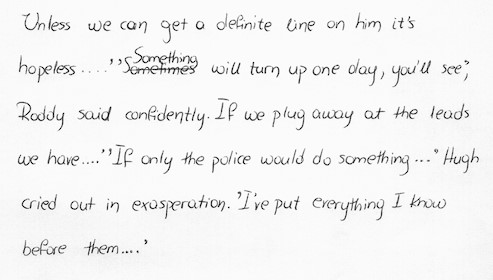
#> input picture Data/non_dyslexic/10.jpg, 493 x 280 px, found by its file name
$ jupyter execute --allow-errors AI-Project.ipynb
#> lines starting #> are read from the running program, lines starting #| are printed output that depends on the picture; after the words box and inside, x2 and y2 are one past the last pixel; in counts of white or black regions, pixels touching at a corner belong together
# IMPORTING ALL THE LIBRARIES

[cell 1]
import cv2
import pytesseract
from pytesseract import Output
import matplotlib.pyplot as plt
from PIL import Image
import import_ipynb
import numpy as np
import os
import glob

# SETTING UP THE PYTESSERACT PATH

[cell 2]
pytesseract.pytesseract.tesseract_cmd = r'C:\Program Files\Tesseract-OCR\tesseract.exe'

# SETTING UP THE DYSLEXIC AND NON DYSLEXIC IMAGE DIRECTORY

[cell 3]
# Directory containing the dyslexic images
image_directory_dyslexic = './data/dyslexic'

# Directory containing the dyslexic images
image_directory_non_dyslexic = './data/non_dyslexic'

# List all image files in the directory
image_files_dy = glob.glob(os.path.join(image_directory_dyslexic, '*.jpg')) + glob.glob(os.path.join(image_directory_dyslexic, '*.png'))
image_files_non_dy = glob.glob(os.path.join(image_directory_non_dyslexic, '*.jpg')) + glob.glob(os.path.join(image_directory_non_dyslexic, '*.png'))

# PRINTING THE FETCHED IMAGES DIR

[cell 4]
print(image_files_dy)

[cell 5]
print(image_files_non_dy)

# Sample Extraction

# Visualizing the image

[cell 6]
image_path = './data/non_dyslexic/10.jpg'
img = Image.open(image_path)
#> img is the input picture: PIL image 493x280 RGB; min 0, max 255, mean 242.5

[cell 7]
# print metadata
print(f"Random image path: {image_path}")
print(f"Image height: {img.height}")
#| Image height: 280
print(f"Image width: {img.width}")
#| Image width: 493
img

[cell 8]
def preprocess_image(image):
    # Convert the image to grayscale
    gray_image = cv2.cvtColor(image, cv2.COLOR_BGR2GRAY)
    # cv2.imshow('Grayscale Image', gray_image)
    # cv2.waitKey(0)
    # cv2.destroyAllWindows()

    # Apply Gaussian blur to reduce noise
    blurred_image = cv2.GaussianBlur(gray_image, (5, 5), 0)
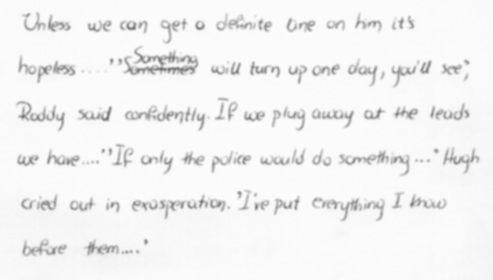
#> blurred_image: shape (280, 493); min 109, max 252, mean 242.5
    # cv2.imshow('Blurred Image', blurred_image)
    # cv2.waitKey(0)
    # cv2.destroyAllWindows()

    # Apply adaptive thresholding to enhance text
    threshold_image = cv2.adaptiveThreshold(blurred_image, 255, cv2.ADAPTIVE_THRESH_GAUSSIAN_C, cv2.THRESH_BINARY, 11, 2)
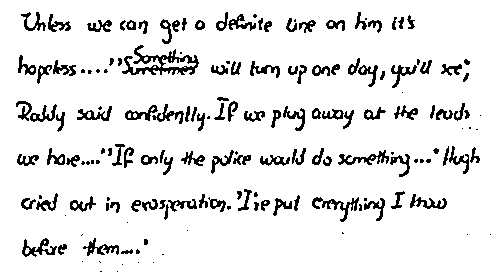
#> threshold_image: shape (280, 493); 90.8% white; black in thin lines or dots, all inside (x1, y1, x2, y2) = (16, 12, 491, 272)
    # cv2.imshow('Threshold Image', threshold_image)
    # cv2.waitKey(0)
    # cv2.destroyAllWindows()

    return gray_image

[cell 9]
image_path = './data/non_dyslexic/10.jpg'

# Load the image
image = cv2.imread(image_path)

# Preprocess the image
preprocessed_image = preprocess_image(image)
# Use pytesseract to perform OCR on the preprocessed image
#> (the rest of this cell did not finish here and is left out)

[cell 10]
from textblob import TextBlob
#> (the rest of this cell did not finish here and is left out)

[cell 11]
# import nltk
# nltk.download('punkt')

[cell 12]
# [74 lines of commented-out code are left out]

[cell 13]
# [12 lines of commented-out code are left out]

# USING DIFFERENT CLASSIFIERS

[cell 14]
import pandas as pd
import numpy as np
from sklearn.metrics import confusion_matrix
import seaborn as sns
from sklearn.tree import DecisionTreeClassifier
from sklearn.ensemble import RandomForestClassifier
import pickle as pkl
import m2cgen

[cell 15]
train_data = pd.read_csv("train.csv")
#> (reads Old Prediction Sytem/train.csv from the repository)
test_data = pd.read_csv("test.csv")
#> (reads Old Prediction Sytem/test.csv from the repository)

[cell 16]
print('Train Data')
train_data.head()

[cell 17]
print('Test Data')
test_data.head()

[cell 18]
df = pd.read_csv('./data/data.csv')
#> (reads Data/data.csv from the repository)
plt.figure(figsize=(6, 4))
plt.plot(df.index, df[' percentage_of_corrections'], marker='o', linestyle='-')
plt.xlabel('Sample Number')
plt.ylabel('Percentage of Corrections')
plt.title('Percentage of Corrections vs Sample Number')
plt.grid(True)
plt.tight_layout()
plt.show()
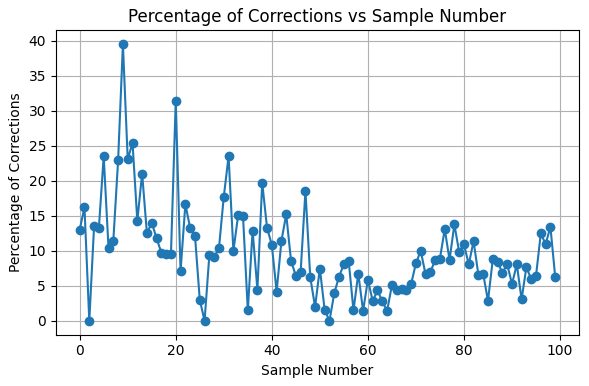
#> figure drawn by matplotlib, 1 panel; curve peaks at x = 9, y = 39.53

[cell 19]
df = pd.read_csv('./data/data.csv')
plt.figure(figsize=(6, 4))
plt.plot(df.index, df['spelling_accuracy'], marker='o', linestyle='-')
plt.xlabel('Sample Number')
plt.ylabel('Spelling Accuracy')
plt.title('Spelling Accuracy vs Sample Number')
plt.grid(True)
plt.tight_layout()
plt.show()
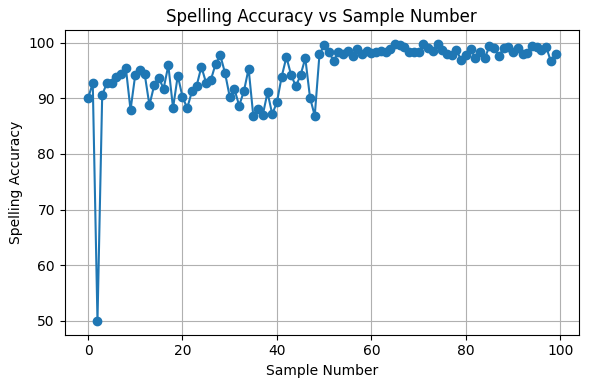
#> figure drawn by matplotlib, 1 panel; curve peaks at x = 71, y = 99.72

[cell 20]
df = pd.read_csv('./data/data.csv')
plt.figure(figsize=(6, 4))
plt.plot(df.index, df['gramatical_accuracy'], marker='o', linestyle='-')
plt.xlabel('Sample Number')
plt.ylabel('Gramatical Accuracy')
plt.title('Gramatical Accuracy vs Sample Number')
plt.grid(True)
plt.tight_layout()
plt.show()
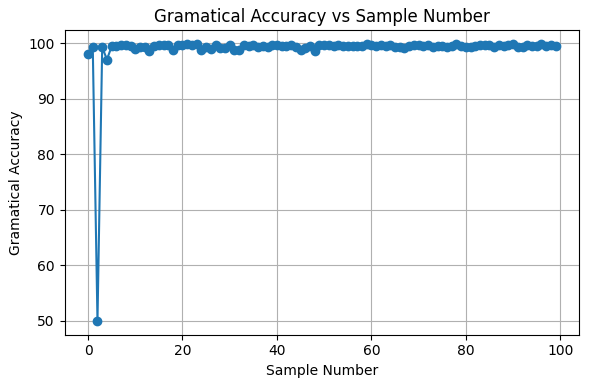
#> figure drawn by matplotlib, 1 panel; curve peaks at x = 21, y = 99.83

[cell 21]
df = pd.read_csv('train.csv')
fig, axes = plt.subplots(nrows=2, ncols=2, figsize=(8, 6))
sns.barplot(x='presence_of_dyslexia', y='spelling_accuracy', data=df, ax=axes[0, 0])
axes[0, 0].set_title('Spelling Accuracy')
sns.barplot(x='presence_of_dyslexia', y='gramatical_accuracy', data=df, ax=axes[0, 1])
axes[0, 1].set_title('Grammatical Accuracy')
sns.barplot(x='presence_of_dyslexia', y=' percentage_of_corrections', data=df, ax=axes[1, 0])
axes[1, 0].set_title('Percentage of Corrections')
sns.barplot(x='presence_of_dyslexia', y='percentage_of_phonetic_accuraccy', data=df, ax=axes[1, 1])
axes[1, 1].set_title('Percentage of Phonetic Accuracy')

plt.tight_layout()

plt.show()
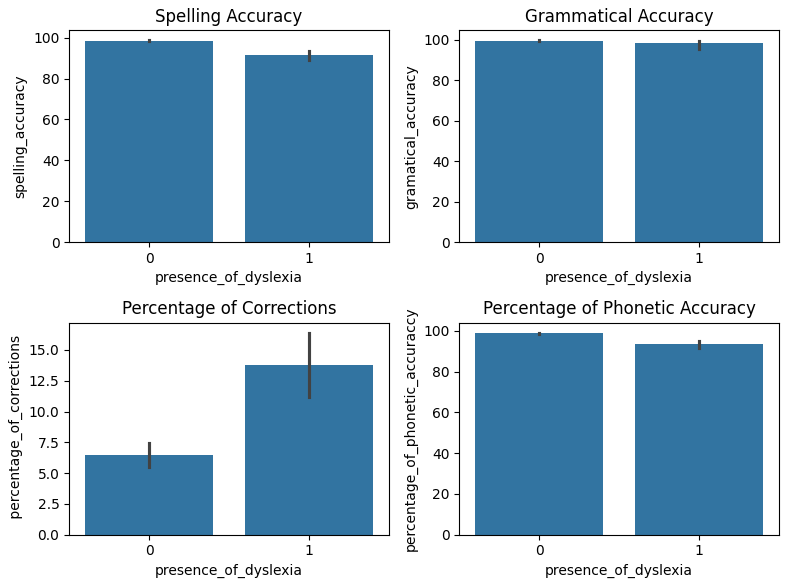
#> figure drawn by matplotlib, 4 panels

[cell 22]
x_train = train_data.drop(["presence_of_dyslexia"], axis= "columns")
x_test = test_data.drop(["presence_of_dyslexia"], axis= "columns")
y_train = train_data.presence_of_dyslexia
y_test = test_data.presence_of_dyslexia

# Training a Random Forest Model

[cell 23]
model_rf = RandomForestClassifier(n_estimators=100, random_state=60)
model_rf.fit(x_train, y_train)

[cell 24]
print("Random Forest Model Evaluation:")
print("Test Accuracy:", model_rf.score(x_test, y_test))
print("Train Accuracy:", model_rf.score(x_train, y_train))

[cell 25]
confusion_matrix(model_rf.predict(x_train), y_train)

[cell 26]
confusion_matrix(model_rf.predict(x_test), y_test)

[cell 27]
sns.heatmap(confusion_matrix(model_rf.predict(x_test), y_test), annot=True)
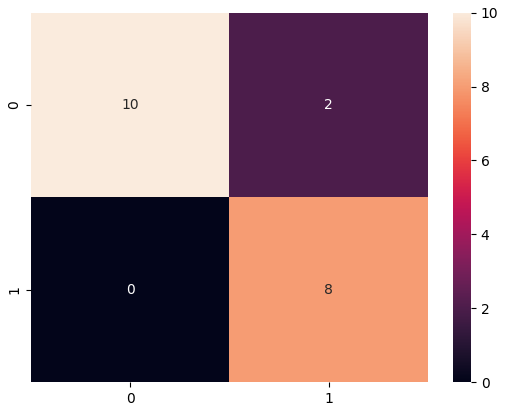
#> figure drawn by matplotlib, 2 panels

[cell 28]
sns.heatmap(confusion_matrix(model_rf.predict(x_train), y_train), annot=True)
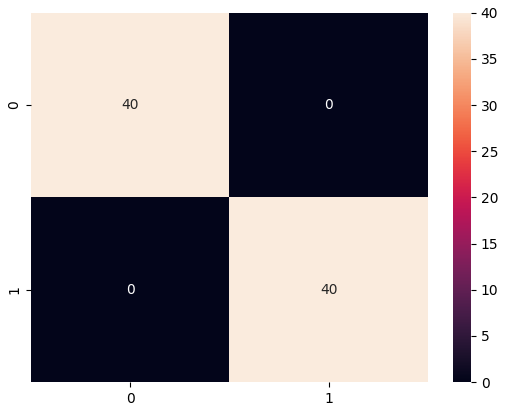
#> figure drawn by matplotlib, 2 panels

# Training a Decision Tree classifier

[cell 29]
model_DT = DecisionTreeClassifier()
model_DT.fit(x_train, y_train)

[cell 30]
print(model_DT.score(x_test, y_test))
print(model_DT.score(x_train, y_train))

[cell 31]
confusion_matrix(model_DT.predict(x_test), y_test)

[cell 32]
confusion_matrix(model_DT.predict(x_train), y_train)

[cell 33]
sns.heatmap(confusion_matrix(model_DT.predict(x_test), y_test), annot=True)
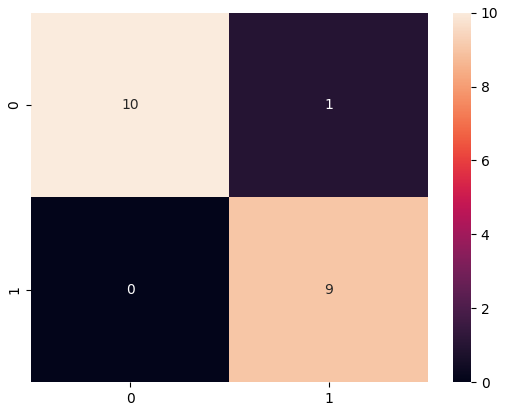
#> figure drawn by matplotlib, 2 panels
